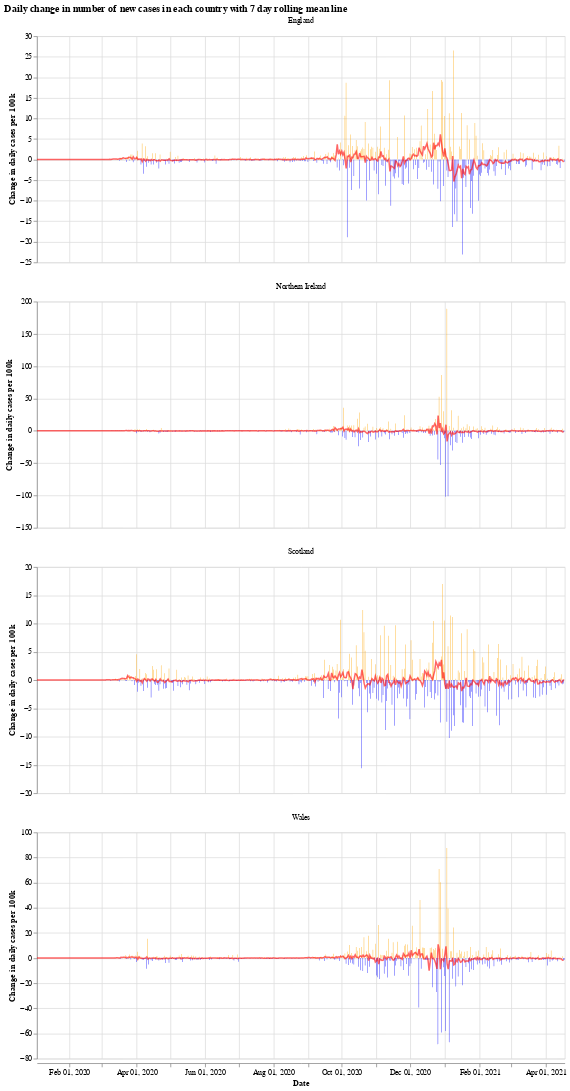

This figure's notebook cell:
### Markdown cell above
We will use the Python library `Altair` for visualising the data, see the [altair docs](https://altair-viz.github.io/) for more information.

First we have a graph which shows the daily change in the number of new cases for each country. This number jumps up and down all over the place, which is likely due to delay in reporting of new cases over the weekend. Another interesting thing is that it looks like the daily cases in Wales experienced a much shorter period of calm over the summer (calm in the sense of daily cases not jumping up and down).

The orange bars are days when the number of new cases (per 100k population) was more than the previous day, while the blue are days when the number of new cases dropped. The red line is the 7 day moving average. 

When the moving average line is below 0, it means that there is a consistent drop in new cases. We can see this clearly happening around the times that lockdowns were introduced (though, to varying degrees). I will update the graphs soon with a marker of when each lockdown started.

### Code cell
# collapse
import altair as alt

bars = alt.Chart(uk_cases).mark_bar().encode(
    x=alt.X("yearmonthdate(date):T", axis=alt.Axis(title='Date')),
    y=alt.Y("casesChangeRate:Q", axis=alt.Axis(title='Change in daily cases per 100k')),
    tooltip='casesChange',
    color=alt.condition(
        alt.datum.casesChangeRate > 0,
        alt.value("orange"),  # The positive color
        alt.value("blue")  # The negative color
    )
).properties(title='Daily change in number of new cases with 7 day rolling mean',width=700).interactive()

line = alt.Chart(uk_cases).mark_line(
    color='red',
    size=2,
    opacity=0.6
).transform_window(
    rolling_mean='mean(casesChangeRate)',
    frame=[0, 7],
    groupby=['areaName']
).encode(
    x='yearmonthdate(date):T',
    y='rolling_mean:Q'
)

alt.layer(bars, line, data=uk_cases).facet(alt.Column(
    'areaName', title=''), columns=1).resolve_scale(y='independent').properties(title='Daily change in number of new cases in each country with 7 day rolling mean line')

### Figure 1 — Vega-Lite specification as saved in the notebook (floating-point values rounded to 4 significant figures; data arrays with more than 128 entries replaced by an {"elided": "..."} marker saying what was removed)
{"config": {"view": {"continuousWidth": 400, "continuousHeight": 300}}, "data": {"name": "data-f8b87c9d67b732ba171ec0b1a95f507d"}, "facet": {"type": "nominal", "field": "areaName", "title": ""}, "spec": {"layer": [{"mark": "bar", "encoding": {"color": {"condition": {"value": "orange", "test": "(datum.casesChangeRate > 0)"}, "value": "blue"}, "tooltip": {"type": "quantitative", "field": "casesChange"}, "x": {"type": "temporal", "axis": {"title": "Date"}, "field": "date", "timeUnit": "yearmonthdate"}, "y": {"type": "quantitative", "axis": {"title": "Change in daily cases per 100k"}, "field": "casesChangeRate"}}, "selection": {"selector001": {"type": "interval", "bind": "scales", "encodings": ["x", "y"]}}, "title": "Daily change in number of new cases with 7 day rolling mean", "width": 700}, {"mark": {"type": "line", "color": "red", "opacity": 0.6, "size": 2}, "encoding": {"x": {"type": "temporal", "field": "date", "timeUnit": "yearmonthdate"}, "y": {"type": "quantitative", "field": "rolling_mean"}}, "transform": [{"window": [{"op": "mean", "field": "casesChangeRate", "as": "rolling_mean"}], "frame": [0, 7], "groupby": ["areaName"]}]}]}, "columns": 1, "resolve": {"scale": {"y": "independent"}}, "title": "Daily change in number of new cases in each country with 7 day rolling mean line", "$schema": "https://vega.github.io/schema/vega-lite/v4.8.1.json", "datasets": {"data-f8b87c9d67b732ba171ec0b1a95f507d": {"elided": "1884 records"}}}
